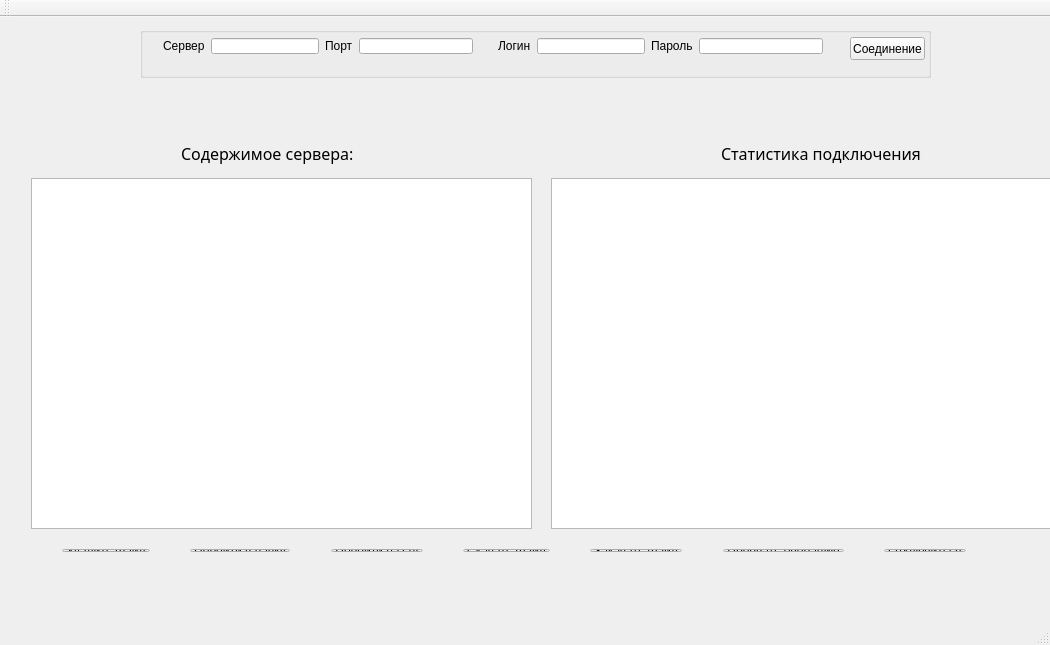
<?xml version="1.0" encoding="UTF-8"?>
<ui version="4.0">
 <class>MainWindow</class>
 <widget class="QMainWindow" name="MainWindow">
  <property name="windowModality">
   <enum>Qt::WindowModal</enum>
  </property>
  <property name="geometry">
   <rect>
    <x>0</x>
    <y>0</y>
    <width>1050</width>
    <height>645</height>
   </rect>
  </property>
  <property name="windowTitle">
   <string>MainWindow</string>
  </property>
  <property name="layoutDirection">
   <enum>Qt::LeftToRight</enum>
  </property>
  <widget class="QWidget" name="centralWidget">
   <property name="layoutDirection">
    <enum>Qt::LeftToRight</enum>
   </property>
   <widget class="QGroupBox" name="mGroupBox">
    <property name="geometry">
     <rect>
      <x>140</x>
      <y>10</y>
      <width>791</width>
      <height>51</height>
     </rect>
    </property>
    <property name="title">
     <string/>
    </property>
    <widget class="QPushButton" name="mQuickConnection">
     <property name="geometry">
      <rect>
       <x>710</x>
       <y>10</y>
       <width>75</width>
       <height>23</height>
      </rect>
     </property>
     <property name="text">
      <string>Соединение</string>
     </property>
    </widget>
    <widget class="QWidget" name="layoutWidget">
     <property name="geometry">
      <rect>
       <x>310</x>
       <y>0</y>
       <width>384</width>
       <height>38</height>
      </rect>
     </property>
     <layout class="QHBoxLayout" name="horizontalLayout_8">
      <item>
       <layout class="QHBoxLayout" name="horizontalLayout_7">
        <property name="sizeConstraint">
         <enum>QLayout::SetFixedSize</enum>
        </property>
        <property name="leftMargin">
         <number>37</number>
        </property>
        <item>
         <widget class="QLabel" name="label_6">
          <property name="text">
           <string>Логин</string>
          </property>
         </widget>
        </item>
        <item>
         <widget class="QLineEdit" name="lineEditUsername">
          <property name="text">
           <string/>
          </property>
         </widget>
        </item>
       </layout>
      </item>
      <item>
       <layout class="QHBoxLayout" name="horizontalLayout_9">
        <item>
         <widget class="QLabel" name="label">
          <property name="text">
           <string>Пароль</string>
          </property>
         </widget>
        </item>
        <item>
         <widget class="QLineEdit" name="lineEditPassw">
          <property name="echoMode">
           <enum>QLineEdit::Password</enum>
          </property>
         </widget>
        </item>
       </layout>
      </item>
     </layout>
    </widget>
    <widget class="QWidget" name="layoutWidget">
     <property name="geometry">
      <rect>
       <x>12</x>
       <y>0</y>
       <width>332</width>
       <height>38</height>
      </rect>
     </property>
     <layout class="QHBoxLayout" name="horizontalLayout_10">
      <item>
       <layout class="QHBoxLayout" name="horizontalLayout_2">
        <property name="sizeConstraint">
         <enum>QLayout::SetFixedSize</enum>
        </property>
        <item>
         <widget class="QLabel" name="label_2">
          <property name="text">
           <string>Сервер</string>
          </property>
         </widget>
        </item>
        <item>
         <widget class="QLineEdit" name="lineEditHost">
          <property name="text">
           <string/>
          </property>
         </widget>
        </item>
       </layout>
      </item>
      <item>
       <layout class="QHBoxLayout" name="horizontalLayout_5">
        <property name="sizeConstraint">
         <enum>QLayout::SetFixedSize</enum>
        </property>
        <item>
         <widget class="QLabel" name="label_4">
          <property name="text">
           <string>Порт</string>
          </property>
         </widget>
        </item>
        <item>
         <widget class="QLineEdit" name="lineEditPort">
          <property name="text">
           <string/>
          </property>
         </widget>
        </item>
       </layout>
      </item>
     </layout>
    </widget>
    <zorder>mQuickConnection</zorder>
    <zorder>layoutWidget</zorder>
    <zorder>layoutWidget</zorder>
    <zorder></zorder>
    <zorder></zorder>
    <zorder>lineEditPassw</zorder>
    <zorder>label</zorder>
    <zorder>lineEditPassw</zorder>
   </widget>
   <widget class="QWidget" name="horizontalLayoutWidget_5">
    <property name="geometry">
     <rect>
      <x>10</x>
      <y>60</y>
      <width>1091</width>
      <height>501</height>
     </rect>
    </property>
    <layout class="QHBoxLayout" name="horizontalLayout_3">
     <item>
      <widget class="QWidget" name="widget_2" native="true">
       <widget class="QWidget" name="widget_3" native="true">
        <property name="geometry">
         <rect>
          <x>520</x>
          <y>0</y>
          <width>511</width>
          <height>311</height>
         </rect>
        </property>
        <widget class="QLabel" name="label_10">
         <property name="geometry">
          <rect>
           <x>180</x>
           <y>40</y>
           <width>201</width>
           <height>51</height>
          </rect>
         </property>
         <property name="font">
          <font>
           <family>Impact</family>
           <pointsize>12</pointsize>
           <italic>false</italic>
          </font>
         </property>
         <property name="text">
          <string>Статистика подключения:</string>
         </property>
        </widget>
        <zorder>label_10</zorder>
        <zorder>mGroupBox</zorder>
        <zorder>mGroupBox</zorder>
       </widget>
       <widget class="QLabel" name="label_9">
        <property name="geometry">
         <rect>
          <x>160</x>
          <y>40</y>
          <width>201</width>
          <height>51</height>
         </rect>
        </property>
        <property name="font">
         <font>
          <family>Impact</family>
          <pointsize>12</pointsize>
          <italic>false</italic>
         </font>
        </property>
        <property name="text">
         <string>Содержимое сервера:</string>
        </property>
       </widget>
       <widget class="QTextBrowser" name="textBrowser_2">
        <property name="geometry">
         <rect>
          <x>10</x>
          <y>90</y>
          <width>501</width>
          <height>351</height>
         </rect>
        </property>
       </widget>
       <widget class="QTextBrowser" name="textBrowser">
        <property name="geometry">
         <rect>
          <x>530</x>
          <y>90</y>
          <width>501</width>
          <height>351</height>
         </rect>
        </property>
       </widget>
       <widget class="QWidget" name="layoutWidget">
        <property name="geometry">
         <rect>
          <x>30</x>
          <y>450</y>
          <width>926</width>
          <height>25</height>
         </rect>
        </property>
        <layout class="QHBoxLayout" name="horizontalLayout_4">
         <item>
          <widget class="QPushButton" name="pushButton">
           <property name="text">
            <string>Удалить файл</string>
           </property>
          </widget>
         </item>
         <item>
          <spacer name="horizontalSpacer">
           <property name="orientation">
            <enum>Qt::Horizontal</enum>
           </property>
           <property name="sizeHint" stdset="0">
            <size>
             <width>40</width>
             <height>20</height>
            </size>
           </property>
          </spacer>
         </item>
         <item>
          <widget class="QPushButton" name="pushButton_2">
           <property name="text">
            <string>Перейти в папку</string>
           </property>
          </widget>
         </item>
         <item>
          <spacer name="horizontalSpacer_2">
           <property name="orientation">
            <enum>Qt::Horizontal</enum>
           </property>
           <property name="sizeHint" stdset="0">
            <size>
             <width>40</width>
             <height>20</height>
            </size>
           </property>
          </spacer>
         </item>
         <item>
          <widget class="QPushButton" name="pushButton_3">
           <property name="text">
            <string>Перейти назад</string>
           </property>
          </widget>
         </item>
         <item>
          <spacer name="horizontalSpacer_3">
           <property name="orientation">
            <enum>Qt::Horizontal</enum>
           </property>
           <property name="sizeHint" stdset="0">
            <size>
             <width>40</width>
             <height>20</height>
            </size>
           </property>
          </spacer>
         </item>
         <item>
          <widget class="QPushButton" name="pushButton_5">
           <property name="text">
            <string>Скачать файл</string>
           </property>
          </widget>
         </item>
         <item>
          <spacer name="horizontalSpacer_4">
           <property name="orientation">
            <enum>Qt::Horizontal</enum>
           </property>
           <property name="sizeHint" stdset="0">
            <size>
             <width>40</width>
             <height>20</height>
            </size>
           </property>
          </spacer>
         </item>
         <item>
          <widget class="QPushButton" name="pushButton_6">
           <property name="text">
            <string>Закачать файл</string>
           </property>
          </widget>
         </item>
         <item>
          <spacer name="horizontalSpacer_5">
           <property name="orientation">
            <enum>Qt::Horizontal</enum>
           </property>
           <property name="sizeHint" stdset="0">
            <size>
             <width>40</width>
             <height>20</height>
            </size>
           </property>
          </spacer>
         </item>
         <item>
          <widget class="QPushButton" name="pushButton_7">
           <property name="text">
            <string>Прервать операцию</string>
           </property>
          </widget>
         </item>
         <item>
          <spacer name="horizontalSpacer_6">
           <property name="orientation">
            <enum>Qt::Horizontal</enum>
           </property>
           <property name="sizeHint" stdset="0">
            <size>
             <width>40</width>
             <height>20</height>
            </size>
           </property>
          </spacer>
         </item>
         <item>
          <widget class="QPushButton" name="pushButton_8">
           <property name="text">
            <string>Отключиться</string>
           </property>
          </widget>
         </item>
        </layout>
       </widget>
       <zorder>widget_3</zorder>
       <zorder>label_9</zorder>
       <zorder>textBrowser_2</zorder>
       <zorder>textBrowser</zorder>
       <zorder>layoutWidget</zorder>
       <zorder></zorder>
       <zorder></zorder>
       <zorder>lineEditPassw_2</zorder>
       <zorder>mGroupBox</zorder>
      </widget>
     </item>
    </layout>
   </widget>
   <zorder>horizontalLayoutWidget_5</zorder>
   <zorder>mGroupBox</zorder>
   <zorder>layoutWidget</zorder>
   <zorder>mQuickConnection</zorder>
   <zorder>lineEditPassw_3</zorder>
  </widget>
  <widget class="QToolBar" name="mainToolBar">
   <attribute name="toolBarArea">
    <enum>TopToolBarArea</enum>
   </attribute>
   <attribute name="toolBarBreak">
    <bool>false</bool>
   </attribute>
  </widget>
  <widget class="QStatusBar" name="statusBar"/>
  <action name="actionOpen">
   <property name="checkable">
    <bool>false</bool>
   </property>
   <property name="checked">
    <bool>false</bool>
   </property>
   <property name="text">
    <string>Start</string>
   </property>
   <property name="statusTip">
    <string>Create a new file</string>
   </property>
  </action>
 </widget>
 <layoutdefault spacing="6" margin="11"/>
 <resources/>
 <connections/>
</ui>
